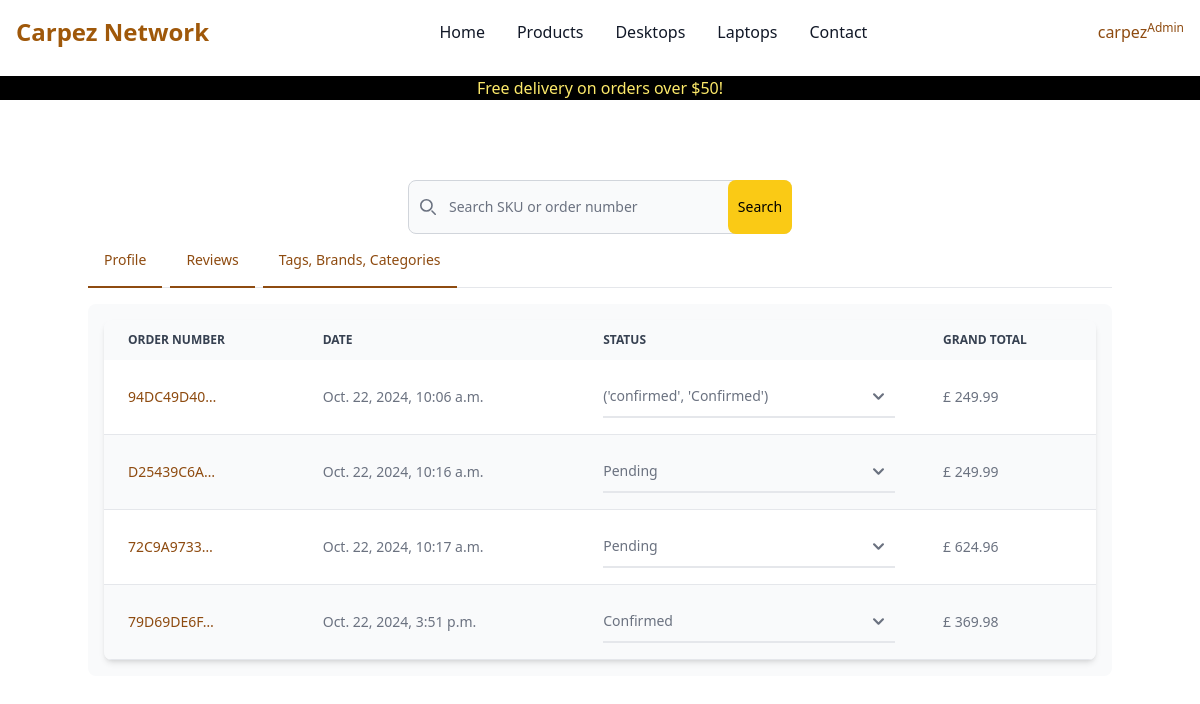
The app's page /dashboard/ (signed in), older data.
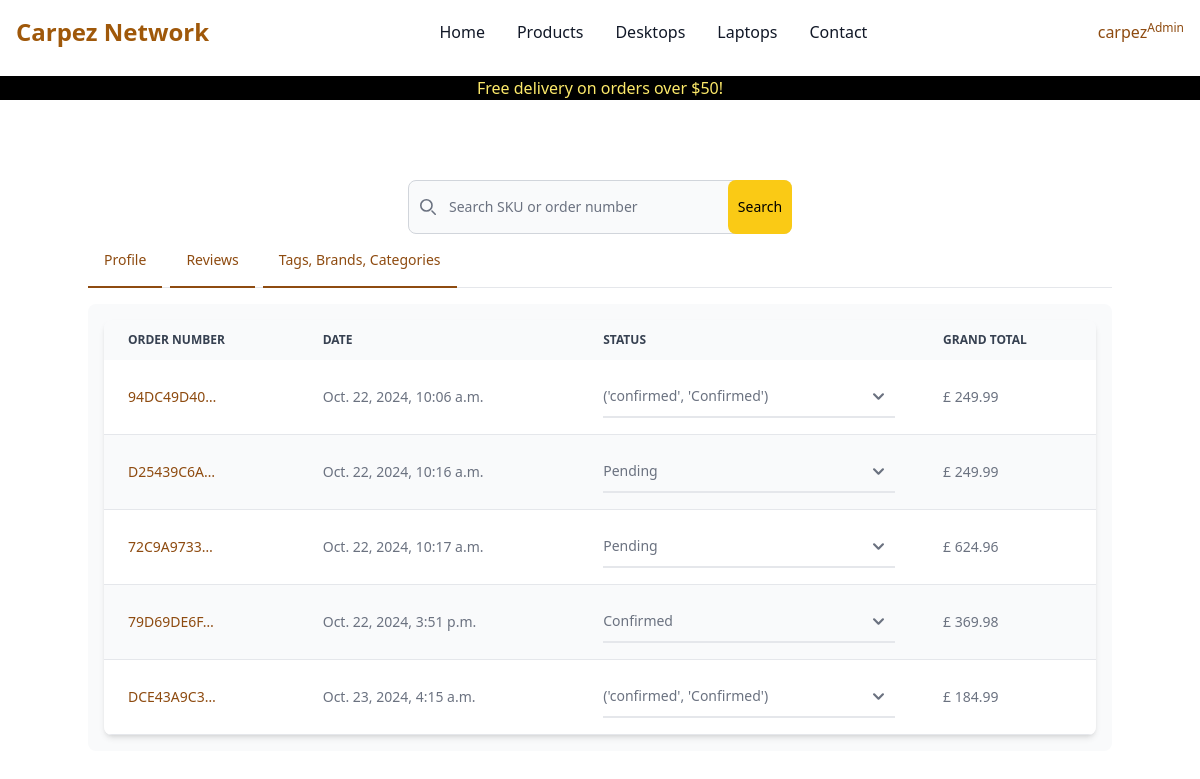
The same page, newer data.
### checkout/models.py (models this page shows, shortened)
class Order(models.Model):
    order_number = models.CharField(max_length=32, null=False, editable=False)
    date = models.DateTimeField(auto_now_add=True)
    delivery_cost = models.DecimalField(
        max_digits=6,
        decimal_places=2,
        null=False,
        default=0
    )
    order_total = models.DecimalField(
        max_digits=10,
        decimal_places=2,
        null=False,
        default=0
    )
    grand_total = models.DecimalField(
        max_digits=10,
        decimal_places=2,
        null=False,
        default=0
    )
    bag_and_shipping_details = models.JSONField(
        encoder=DjangoJSONEncoder,
        decoder=json.JSONDecoder
    )
    full_name = models.CharField(max_length=254, null=True, editable=False)
    email = models.EmailField(max_length=254, null=True, editable=False)
    shipping = models.CharField(max_length=254, null=True, editable=False)
    billing_details = models.JSONField(null=True, editable=False)
    stripe_pid = models.CharField(
        max_length=32,
        null=False,
        blank=False,
        editable=False,
        default="before migration"
    )
    user = models.ForeignKey(
        Dashboard,
        null=True,
        blank=True,
        related_name="orders",
        on_delete=models.SET_NULL
    )
    status = models.CharField(
        max_length=10,
        null=False,
        default='pending',
        choices=[
            ('pending', "Pending"),
            ('confirmed', "Confirmed"),
            ('dispatched', "Dispatched"),
            ('delivered', "delivered")
        ]
    )

### dashboard/views.py (the view, shortened to what this page needs)
# urls.py: path('', views.dashboard, name='dashboard'),
@login_required
def dashboard(request):
    if request.user.is_superuser:
        template = 'dashboard/product_management.html'
        orders = Order.objects.all()
        reviews = Review.objects.all()
        review_related_products = []
        categories = Category.objects.all()
        tags = Tag.objects.all()
        brands = Brand.objects.all()
        for review in reviews:
            order_lineitem = OrderLineItem.objects.get(review=review)
            product = Product.objects.get(id=order_lineitem.product.id)
            review_related_products.append(product)
        product_reviews = zip(reviews, review_related_products)
        context = {
            'orders': orders,
            'product_reviews': product_reviews,
            'categories': categories,
            'brands': brands,
            'tags': tags
        }
    return render(request, template, context)

### bag/context.py (called while the page is built, shortened)
def bag(request):
    bag_items = []
    total = 0
    objects = 0
    b = request.session.get('bag', {})
    if total < settings.FREE_DELIVERY_TRESHOLD:
        delivery = total * Decimal(settings.STANDARD_DELIVERY_PERCENTAGE / 100)
        free_delivery_delta = settings.FREE_DELIVERY_TRESHOLD - total
    else:
        delivery = 0
        free_delivery_delta = 0
    grand_total = total + delivery
    json_bag = json.dumps(b)
    context = {
        'bag': json_bag,
        'bag_items': bag_items,
        'total': total,
        'objects': objects,
        'delivery': delivery,
        'free_delivery_delta': free_delivery_delta,
        'free_delivery_treshold': settings.FREE_DELIVERY_TRESHOLD,
        'grand_total': grand_total,
    }
    return context

### reviews/models.py (called while the page is built)
    def __str__(self):
        return f"Review for {self.order.product.name} - Rating: {self.rating}"

### dashboard/templates/dashboard/product_management.html (shortened to what the changed rows need)
{% extends 'base.html' %}
{% load crispy_forms_tags %}
{% block content %}
<div class="container mt-20">
    <div id="tab-content">
        <div class="hidden p-4 rounded-lg bg-gray-50 dark:bg-gray-800" id="orders" role="tabpanel" aria-labelledby="order-tab">
            <div class="relative overflow-x-auto shadow-md sm:rounded-lg">
                <table class="w-full text-md text-left rtl:text-right text-gray-500 dark:text-gray-400">
                    <thead class="text-xs text-gray-700 uppercase bg-gray-50 dark:bg-gray-700 dark:text-gray-400">
                        <tr>
                            <th scope="col" class="px-6 py-3">
                                Order number
                            </th>
                            <th scope="col" class="px-6 py-3">
                                Date
                            </th>
                            <th scope="col" class="px-6 py-3">
                                Status
                            </th>
                            <th scope="col" class="px-6 py-3">
                                Grand total
                            </th>
                        </tr>
                    </thead>
                    <tbody>
                        {% for order in orders %}
                        <form id="status-{{ order.id }}" action="{% url 'edit_order' order.id %}" method="POST">
                            <tr class="odd:bg-white odd:dark:bg-gray-900 even:bg-gray-50 even:dark:bg-gray-800 border-b dark:border-gray-700">
                                <th scope="row" class="px-6 py-4 text-sm md:text-md font-medium text-gray-900 whitespace-nowrap dark:text-white">
                                    <a href="{% url 'checkout_success' order.order_number %}" class="text-sm md:text-md font-medium text-yellow-700 dark:text-blue-500 hover:underline">{{ order.order_number|truncatechars:10}}</a>
                                </th>
                                <td class="px-6 py-4 text-xs md:text-md">
                                    <span class="text-sm md:text-md">{{ order.date }}</span>
                                </td>
                                <td class="px-6 py-4 text-xs md:text-md">
                                    <select name="status" data-id="{{ order.id }}" class="status-selector block py-2.5 px-0 w-full text-sm text-gray-500 bg-transparent border-0 border-b-2 border-gray-200 appearance-none dark:text-gray-400 dark:border-gray-700 focus:outline-none focus:ring-0 focus:border-gray-200 peer">
                                        <option selected>{{ order.get_status_display }}</option>
                                    </select>
                                </td>
                                <td class="px-6 py-4 text-xs md:text-md">
                                    <span class="text-sm md:text-md">£ {{ order.grand_total }}</span>
                                </td>
                            </tr>
                        </form>
                        {% endfor %}
                    </tbody>
                </table>
            </div>
        </div>
    </div>
</div>
{% endblock %}

Row changes from the older to the newer data that the page shows:
added Order: order_number "DCE43A9C3…", date "Oct. 23, 2024, 4:15 a.m.", status "('confirmed', 'Confirmed')", grand_total "184.99"
